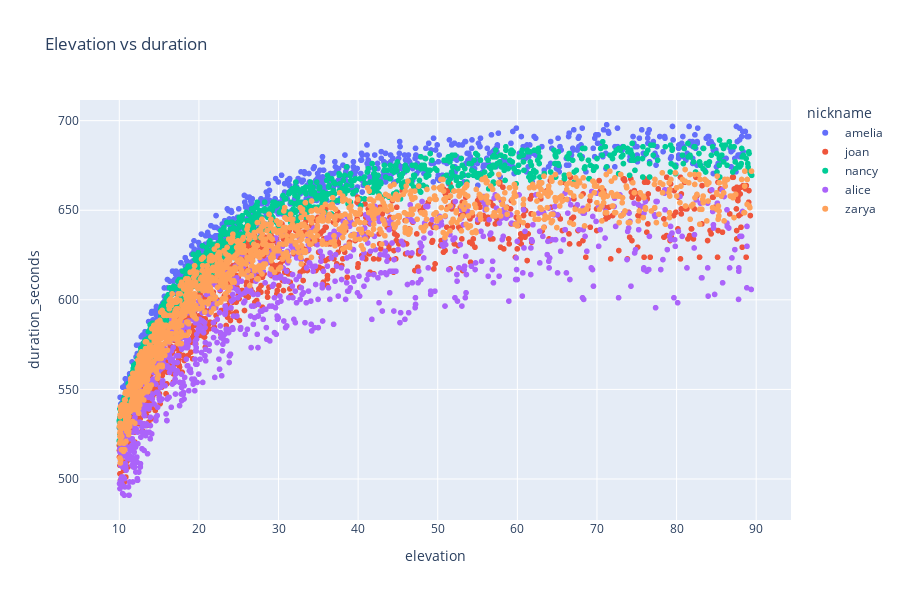

The notebook cell this image was saved under:
### Code cell
px.scatter(passes, x="elevation", y="duration_seconds", color="nickname", title="Elevation vs duration", 
           height=600)

### Figure 1 — Plotly figure (JSON) as saved in the notebook; plotly's stock layout.template omitted (floating-point values rounded to 4 significant figures; data arrays with more than 128 entries replaced by an {"elided": "..."} marker saying what was removed)
{"data": [{"hovertemplate": "nickname=amelia<br>elevation=%{x}<br>duration_seconds=%{y}<extra></extra>", "legendgroup": "amelia", "marker": {"color": "#636efa", "symbol": "circle"}, "mode": "markers", "name": "amelia", "showlegend": true, "type": "scattergl", "x": {"elided": "1033 float values"}, "xaxis": "x", "y": {"elided": "1033 float values"}, "yaxis": "y"}, {"hovertemplate": "nickname=joan<br>elevation=%{x}<br>duration_seconds=%{y}<extra></extra>", "legendgroup": "joan", "marker": {"color": "#EF553B", "symbol": "circle"}, "mode": "markers", "name": "joan", "showlegend": true, "type": "scattergl", "x": {"elided": "993 float values"}, "xaxis": "x", "y": {"elided": "993 float values"}, "yaxis": "y"}, {"hovertemplate": "nickname=nancy<br>elevation=%{x}<br>duration_seconds=%{y}<extra></extra>", "legendgroup": "nancy", "marker": {"color": "#00cc96", "symbol": "circle"}, "mode": "markers", "name": "nancy", "showlegend": true, "type": "scattergl", "x": {"elided": "1037 float values"}, "xaxis": "x", "y": {"elided": "1037 float values"}, "yaxis": "y"}, {"hovertemplate": "nickname=alice<br>elevation=%{x}<br>duration_seconds=%{y}<extra></extra>", "legendgroup": "alice", "marker": {"color": "#ab63fa", "symbol": "circle"}, "mode": "markers", "name": "alice", "showlegend": true, "type": "scattergl", "x": {"elided": "966 float values"}, "xaxis": "x", "y": {"elided": "966 float values"}, "yaxis": "y"}, {"hovertemplate": "nickname=zarya<br>elevation=%{x}<br>duration_seconds=%{y}<extra></extra>", "legendgroup": "zarya", "marker": {"color": "#FFA15A", "symbol": "circle"}, "mode": "markers", "name": "zarya", "showlegend": true, "type": "scattergl", "x": {"elided": "1353 float values"}, "xaxis": "x", "y": {"elided": "1353 float values"}, "yaxis": "y"}], "layout": {"height": 600, "legend": {"title": {"text": "nickname"}, "tracegroupgap": 0}, "title": {"text": "Elevation vs duration"}, "xaxis": {"anchor": "y", "domain": [0, 1], "title": {"text": "elevation"}}, "yaxis": {"anchor": "x", "domain": [0, 1], "title": {"text": "duration_seconds"}}}}
